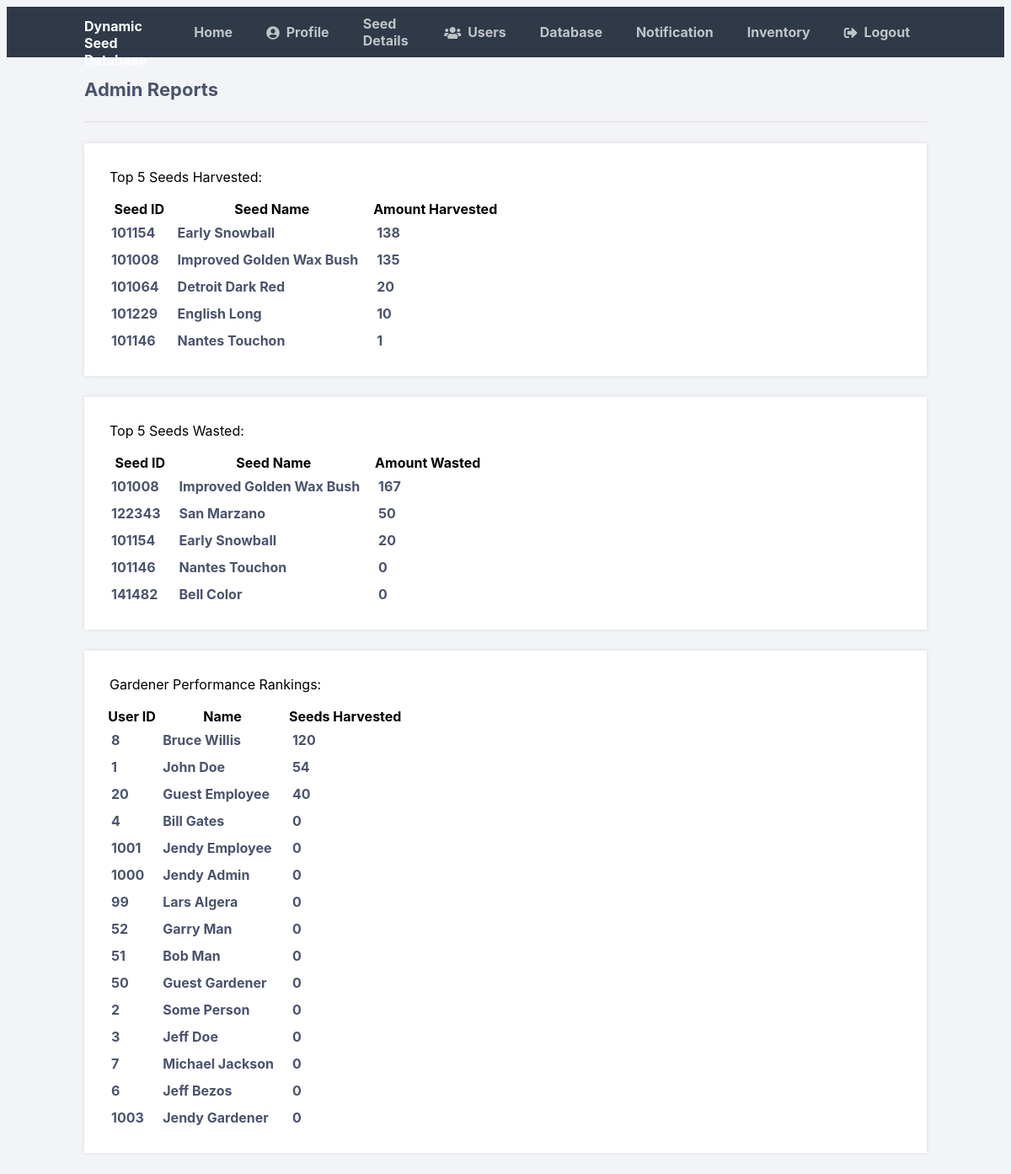
Page /admin-reports.php (signed in) on the committed database.
### tables this page shows
CREATE TABLE `top_5_harvested` (
  `harvested_id_seed` int(11) NOT NULL,
  `harvested_name_seed` varchar(50) NOT NULL,
  `amount_seed_harvest` int(11) NOT NULL
);

CREATE TABLE `top_5_wasted` (
  `wasted_id_seed` int(11) NOT NULL,
  `wasted_name_seed` varchar(50) NOT NULL,
  `amount_seed_wasted` int(11) NOT NULL
);

CREATE TABLE `top_5_gardeners` (
  `user_id` int(6) NOT NULL,
  `name` varchar(30) NOT NULL,
  `seed_harvest` int(11) NOT NULL,
  `type_user` varchar(25) NOT NULL
);

### admin-reports.php (the view, shortened to what this page needs)
<?php
$DATABASE_HOST = 'localhost';
$DATABASE_USER = 'phpmyadmin';
$DATABASE_PASS = 'root';
$DATABASE_NAME = 'dynamic_seed_management';
$con = mysqli_connect($DATABASE_HOST, $DATABASE_USER, $DATABASE_PASS, $DATABASE_NAME);
$stmt = $con->prepare('SELECT password, isAdmin FROM user WHERE id = ?');
$stmt->bind_param('i', $_SESSION['id']);
$stmt->execute();
$stmt->bind_result($password, $isAdmin);
?>
<!DOCTYPE html>
<html>
	<head>
		<link href="style.css" rel="stylesheet" type="text/css">
		<link rel="stylesheet" href="https://use.fontawesome.com/releases/v5.7.1/css/all.css">
	</head>
	<body class="loggedin">
		<nav class="navtop">
			<div>
				<h2 style="color:white">Dynamic Seed Database</h2>
				<a href="home.php">Home</a>
				<a href="profile.php"><i class="fas fa-user-circle"></i>Profile</a>
				<a href="seed-page.php"> Seed Details</a>
				<?php
				if ($isAdmin == 'yes') {
				echo '<a href="users.php"><i class="fas fa-users"></i>Users</a>',
					 '<a href="seed-database.php">Database</a>';
				}
				if ($isAdmin == 'yes' || $user_type == 'Employee'){
				echo '<a href="notification.php">Notification</a>';
				}
				?>
				<a href="inventory.php">Inventory</a>
				<a href="logout.php"><i class="fas fa-sign-out-alt"></i>Logout</a>
			</div>
		</nav>
		<div class="content">
			<h2>Admin Reports</h2>
			<div>
				<p>Top 5 Seeds Harvested:</p>
				<table>
					<tr>
						<th>Seed ID</th>
						<th>Seed Name</th>
						<th>Amount Harvested</th>
					</tr>
					<?php
					$query = mysqli_query($con, "SELECT * FROM top_5_harvested ORDER BY amount_seed_harvest DESC LIMIT 5");
					while($row = mysqli_fetch_assoc($query)){ ?>
					<tr>
						<td><?php echo $row['harvested_id_seed']; ?></td>
						<td><?php echo $row['harvested_name_seed']; ?></td>
						<td><?php echo $row['amount_seed_harvest']; ?></td>
					</tr>
					<?php } ?>
				</table>
			</div>
			<div>
				<p>Top 5 Seeds Wasted:</p>
				<table>
					<tr>
						<th>Seed ID</th>
						<th>Seed Name</th>
						<th>Amount Wasted</th>
					</tr>
					<?php
					$query = mysqli_query($con, "SELECT * FROM top_5_wasted ORDER BY amount_seed_wasted DESC LIMIT 5");
					while($row = mysqli_fetch_assoc($query)){ ?>
					<tr>
						<td><?php echo $row['wasted_id_seed']; ?></td>
						<td><?php echo $row['wasted_name_seed']; ?></td>
						<td><?php echo $row['amount_seed_wasted']; ?></td>
					</tr>
					<?php } ?>
				</table>
			</div>
			<div>
				<p>Gardener Performance Rankings:</p>
				<table>
					<tr>
						<th>User ID</th>
						<th>Name</th>
						<th>Seeds Harvested</th>
					</tr>
					<?php
					$query = mysqli_query($con, "SELECT * FROM top_5_gardeners ORDER BY seed_harvest DESC");
					while($row = mysqli_fetch_assoc($query)){ ?>
					<tr>
						<td><?php echo $row['user_id']; ?></td>
						<td><?php echo $row['name']; ?></td>
						<td><?php echo $row['seed_harvest']; ?></td>
					</tr>
					<?php } ?>
				</table>
			</div>
		</div>
	</body>
</html>

### style.css (style rules this page uses)
* { box-sizing: border-box; font-family: -apple-system, BlinkMacSystemFont, "segoe ui", roboto, oxygen, ubuntu, cantarell, "fira sans", "droid sans", "helvetica neue", Arial, sans-serif; font-size: 16px; -webkit-font-smoothing: antialiased; -moz-osx-font-smoothing: grayscale; }
body { background-color: #212529; }
.navtop { background-color: #2f3947; height: 60px; width: 100%; border: 0; }
.navtop div { display: flex; margin: 0 auto; width: 1000px; height: 100%; }
.navtop div h1, .navtop div a { display: inline-flex; align-items: center; }
.navtop div a { padding: 0 20px; text-decoration: none; color: #c1c4c8; font-weight: bold; }
.navtop div a i { padding: 2px 8px 0 0; }
body.loggedin { background-color: #f3f4f7; }
.content { width: 1000px; margin: 0 auto; }
.content h2 { margin: 0; padding: 25px 0; font-size: 22px; border-bottom: 1px solid #e0e0e3; color: #4a536e; }
.content > p, .content > div { box-shadow: 0 0 5px 0 rgba(0, 0, 0, 0.1); margin: 25px 0; padding: 25px; background-color: #fff; }
.content > p table td, .content > div table td { padding: 5px; font-weight: bold; color: #4a536e; padding-right: 15px; }
.content > div p { padding: 5px; margin: 0 0 10px 0; }

### rows in the picture
top_5_harvested: harvested_id_seed "101154", harvested_name_seed "Early Snowball", amount_seed_harvest "138"
top_5_harvested: harvested_id_seed "101008", harvested_name_seed "Improved Golden Wax Bush", amount_seed_harvest "135"
top_5_harvested: harvested_id_seed "101064", harvested_name_seed "Detroit Dark Red", amount_seed_harvest "20"
top_5_harvested: harvested_id_seed "101229", harvested_name_seed "English Long", amount_seed_harvest "10"
top_5_harvested: harvested_id_seed "101146", harvested_name_seed "Nantes Touchon", amount_seed_harvest "1"
top_5_wasted: wasted_id_seed "101008", wasted_name_seed "Improved Golden Wax Bush", amount_seed_wasted "167"
top_5_wasted: wasted_id_seed "122343", wasted_name_seed "San Marzano", amount_seed_wasted "50"
top_5_wasted: wasted_id_seed "101154", wasted_name_seed "Early Snowball", amount_seed_wasted "20"
top_5_wasted: wasted_id_seed "101146", wasted_name_seed "Nantes Touchon", amount_seed_wasted "0"
top_5_wasted: wasted_id_seed "141482", wasted_name_seed "Bell Color", amount_seed_wasted "0"
top_5_gardeners: user_id "8", name "Bruce Willis", seed_harvest "120"
top_5_gardeners: user_id "1", name "John Doe", seed_harvest "54"
top_5_gardeners: user_id "20", name "Guest Employee", seed_harvest "40"
top_5_gardeners: user_id "4", name "Bill Gates", seed_harvest "0"
top_5_gardeners: user_id "1001", name "Jendy Employee", seed_harvest "0"
top_5_gardeners: user_id "1000", name "Jendy Admin", seed_harvest "0"
top_5_gardeners: user_id "99", name "Lars Algera", seed_harvest "0"
top_5_gardeners: user_id "52", name "Garry Man", seed_harvest "0"
top_5_gardeners: user_id "51", name "Bob Man", seed_harvest "0"
top_5_gardeners: user_id "50", name "Guest Gardener", seed_harvest "0"
top_5_gardeners: user_id "2", name "Some Person", seed_harvest "0"
top_5_gardeners: user_id "3", name "Jeff Doe", seed_harvest "0"
top_5_gardeners: user_id "7", name "Michael Jackson", seed_harvest "0"
top_5_gardeners: user_id "6", name "Jeff Bezos", seed_harvest "0"
top_5_gardeners: user_id "1003", name "Jendy Gardener", seed_harvest "0"
